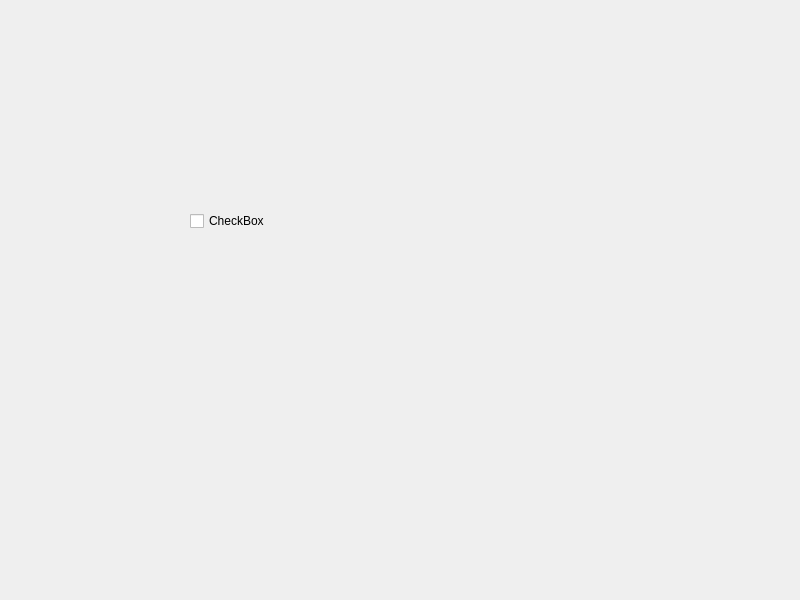
<?xml version="1.0" encoding="UTF-8"?>
<ui version="4.0">
 <class>Widget</class>
 <widget class="QWidget" name="Widget">
  <property name="geometry">
   <rect>
    <x>0</x>
    <y>0</y>
    <width>800</width>
    <height>600</height>
   </rect>
  </property>
  <property name="windowTitle">
   <string>Widget</string>
  </property>
  <widget class="QCheckBox" name="checkBox">
   <property name="geometry">
    <rect>
     <x>190</x>
     <y>210</y>
     <width>82</width>
     <height>22</height>
    </rect>
   </property>
   <property name="text">
    <string>CheckBox</string>
   </property>
  </widget>
 </widget>
 <resources/>
 <connections/>
</ui>
